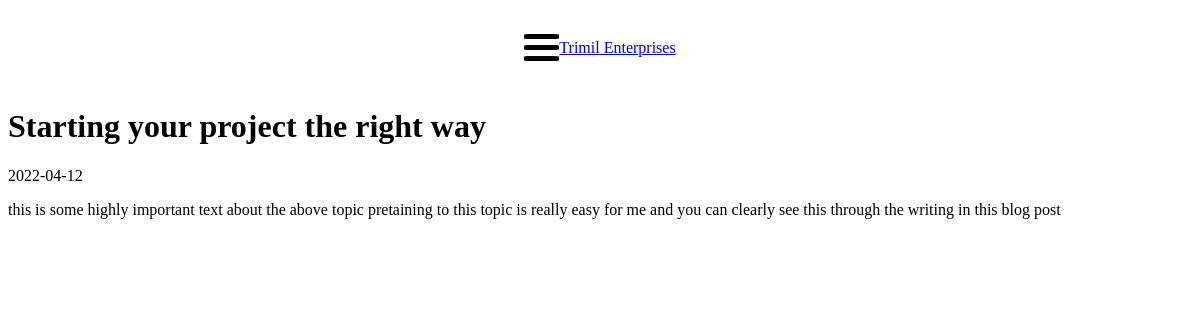
/blog/1, run on an earlier commit of the app's database.
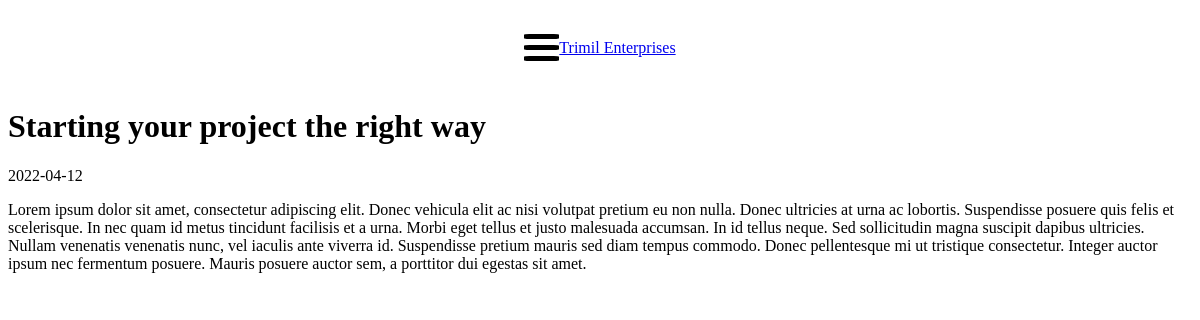
And on a later commit of the database.
### tables this page shows
CREATE TABLE BlogPosts (ID INTEGER PRIMARY KEY AUTOINCREMENT NOT NULL, Title TEXT, Date DATE, Summary TEXT, Content TEXT);

### app.py (the view)
@app.route("/blog/<int:id>",methods=["GET","POST"])
def posts(id):
  conn=get_database_connection()
  posts = conn.execute("SELECT * FROM BlogPosts").fetchall()
  conn.close()
  return render_template("blog-post.html",content = posts[id-1])

### app.py (called while the page is built)
def get_database_connection():
  conn = sql.connect('TrimilEnterprises.db')
  conn.row_factory = sql.Row
  return conn

### templates/blog-post.html
{%extends "layout.html"%}
    {%block body%}
        <h1>{{content.title}}</h1>
        <p>{{content.date}}</p>
        <p>{{content.content}}</p>
    {%endblock%}

### templates/layout.html (shortened to what this page needs)
<!DOCTYPE html>
<html lang="en">
  <head>
  </head>
  <body>
    <div id="mainContent">
      <div id="header" >
        <div id="menu-container" onclick="openNav()">
          <div class="bar1"></div>
          <div class="bar2"></div>
          <div class="bar3"></div>
        </div>
        <a href="/" id="business-name">Trimil Enterprises</a>
      </div>
    </div>
    <div id="body">
      {% block body %}
      {% endblock %}
    </div>
  <link rel="stylesheet" href="{{ url_for('static', filename='styles/styles.css') }}">
  </body>
</html>

### static/styles/styles.css (style rules this page uses)
:root { --blue: #2E5073; --white: #FFFFFF; --grey: #c5c4c4; }
#mainContent { transition: margin-left .5s; padding: 20px; }
.bar1, .bar2, .bar3 { width: 35px; height: 5px; background-color: rgb(0, 0, 0); margin: 6px 0; transition: 0.4s; border-radius: 15%; }
#business-name { display: inline; }
#header { text-align: center; display: flex; flex-direction: row; align-items: center; justify-content: center; max-width: 1920px; position:relative; color: var(--blue); }
* { box-sizing:border-box }

What changed in the data, as far as the page shows it:
changed BlogPosts "Starting your project the right way": content "this is some highly important text about the above topic pretaining to this topic is really easy for me and you can clearly see this through the writing in this blog post" → "Lorem ipsum dolor sit amet, consectetur adipiscing elit. Donec vehicula elit ac nisi volutpat pretium eu non nulla. Donec ultricies at urna ac lobortis. Suspendisse posuere quis felis et scelerisque. In nec quam id metus tincidunt facilisis et a urna. Morbi eget tellus et justo malesuada accumsan. In id tellus neque. Sed sollicitudin magna suscipit dapibus ultricies. Nullam venenatis venenatis nunc, vel iaculis ante viverra id. Suspendisse pretium mauris sed diam tempus commodo. Donec pellentesque mi ut tristique consectetur. Integer auctor ipsum nec fermentum posuere. Mauris posuere auctor sem, a porttitor dui egestas sit amet."
